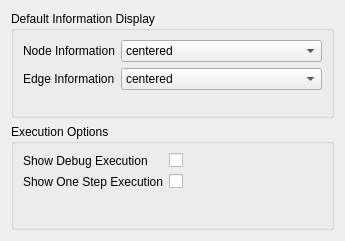
<?xml version="1.0" encoding="UTF-8"?>
<ui version="4.0">
 <class>ConfigureDefaultProperties</class>
 <widget class="QWidget" name="ConfigureDefaultProperties">
  <property name="geometry">
   <rect>
    <x>0</x>
    <y>0</y>
    <width>345</width>
    <height>241</height>
   </rect>
  </property>
  <layout class="QVBoxLayout" name="verticalLayout">
   <item>
    <widget class="QGroupBox" name="groupBox">
     <property name="title">
      <string>Default Information Display</string>
     </property>
     <layout class="QFormLayout" name="formLayout_3">
      <property name="fieldGrowthPolicy">
       <enum>QFormLayout::AllNonFixedFieldsGrow</enum>
      </property>
      <item row="0" column="0">
       <widget class="QLabel" name="nodeInformationLabel">
        <property name="text">
         <string>Node Information</string>
        </property>
       </widget>
      </item>
      <item row="0" column="1">
       <widget class="KComboBox" name="nodeInformationComboBox">
        <item>
         <property name="text">
          <string>centered</string>
         </property>
        </item>
        <item>
         <property name="text">
          <string>below</string>
         </property>
        </item>
        <item>
         <property name="text">
          <string>above</string>
         </property>
        </item>
       </widget>
      </item>
      <item row="1" column="0">
       <widget class="QLabel" name="edgeInformationLabel">
        <property name="text">
         <string>Edge Information</string>
        </property>
       </widget>
      </item>
      <item row="1" column="1">
       <widget class="KComboBox" name="edgeInformationComboBox">
        <item>
         <property name="text">
          <string>centered</string>
         </property>
        </item>
        <item>
         <property name="text">
          <string>below</string>
         </property>
        </item>
        <item>
         <property name="text">
          <string>above</string>
         </property>
        </item>
       </widget>
      </item>
     </layout>
    </widget>
   </item>
   <item>
    <widget class="QGroupBox" name="groupBox_2">
     <property name="title">
      <string>Execution Options</string>
     </property>
     <layout class="QFormLayout" name="formLayout_4">
      <property name="fieldGrowthPolicy">
       <enum>QFormLayout::ExpandingFieldsGrow</enum>
      </property>
      <item row="0" column="0">
       <widget class="QLabel" name="showDebugExecutionLabel">
        <property name="text">
         <string>Show Debug Execution</string>
        </property>
       </widget>
      </item>
      <item row="0" column="1">
       <widget class="QCheckBox" name="showDebugExecutionCheckBox"/>
      </item>
      <item row="1" column="0">
       <widget class="QLabel" name="showOneStepExecutionLabel">
        <property name="text">
         <string>Show One Step Execution</string>
        </property>
       </widget>
      </item>
      <item row="1" column="1">
       <widget class="QCheckBox" name="showOneStepExecutionCheckBox"/>
      </item>
     </layout>
    </widget>
   </item>
  </layout>
 </widget>
 <customwidgets>
  <customwidget>
   <class>KComboBox</class>
   <extends>QComboBox</extends>
   <header>kcombobox.h</header>
  </customwidget>
 </customwidgets>
 <resources/>
 <connections>
  <connection>
   <sender>nodeInformationComboBox</sender>
   <signal>currentIndexChanged(int)</signal>
   <receiver>ConfigureDefaultProperties</receiver>
   <slot>setDisplayPositionNode(int)</slot>
   <hints>
    <hint type="sourcelabel">
     <x>267</x>
     <y>118</y>
    </hint>
    <hint type="destinationlabel">
     <x>403</x>
     <y>63</y>
    </hint>
   </hints>
  </connection>
  <connection>
   <sender>edgeInformationComboBox</sender>
   <signal>currentIndexChanged(int)</signal>
   <receiver>ConfigureDefaultProperties</receiver>
   <slot>setDisplayPositionEdge(int)</slot>
   <hints>
    <hint type="sourcelabel">
     <x>267</x>
     <y>145</y>
    </hint>
    <hint type="destinationlabel">
     <x>419</x>
     <y>85</y>
    </hint>
   </hints>
  </connection>
  <connection>
   <sender>showDebugExecutionCheckBox</sender>
   <signal>toggled(bool)</signal>
   <receiver>ConfigureDefaultProperties</receiver>
   <slot>setExecutionModeDebugVisible(bool)</slot>
   <hints>
    <hint type="sourcelabel">
     <x>187</x>
     <y>162</y>
    </hint>
    <hint type="destinationlabel">
     <x>172</x>
     <y>120</y>
    </hint>
   </hints>
  </connection>
  <connection>
   <sender>showOneStepExecutionCheckBox</sender>
   <signal>toggled(bool)</signal>
   <receiver>ConfigureDefaultProperties</receiver>
   <slot>setExecutionModeOneStepVisible(bool)</slot>
   <hints>
    <hint type="sourcelabel">
     <x>187</x>
     <y>187</y>
    </hint>
    <hint type="destinationlabel">
     <x>172</x>
     <y>120</y>
    </hint>
   </hints>
  </connection>
 </connections>
 <slots>
  <slot>setDisplayPositionNode(int)</slot>
  <slot>setDisplayPositionEdge(int)</slot>
 </slots>
</ui>
